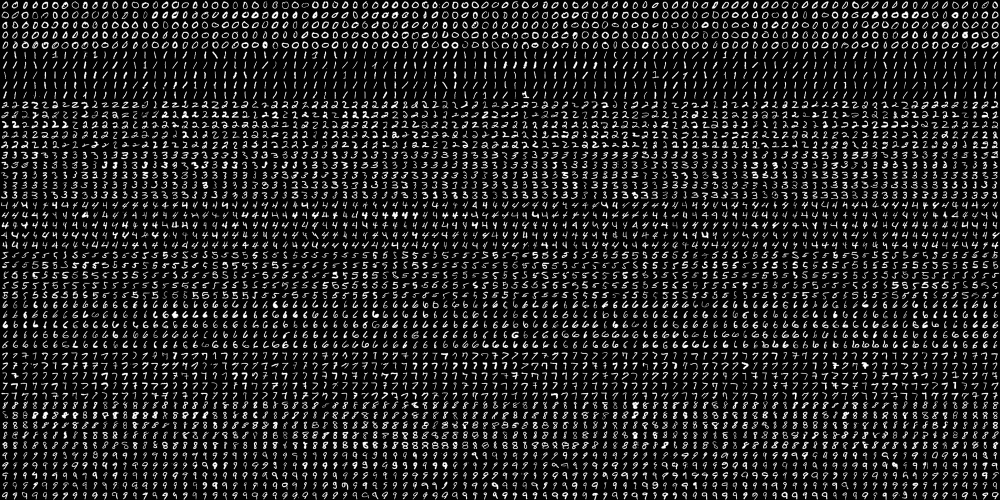
#> input picture 02code/01test/img/digits.png, 2000 x 1000 px (shown at 1/2 size)
$ jupyter execute --allow-errors 20opencv01_mnist.ipynb
#> lines starting #> are read from the running program, lines starting #| are printed output that depends on the picture; after the words box and inside, x2 and y2 are one past the last pixel; in counts of white or black regions, pixels touching at a corner belong together
[cell 1]
import cv2
import numpy as np
from sklearn.model_selection import train_test_split
import tensorflow as tf
from tensorflow import keras

# 데이터 로드
img = cv2.imread('img/digits.png', cv2.IMREAD_GRAYSCALE)
#> img is the input picture: shape (1000, 2000); min 0, max 255, mean 33.8
print(img.shape)
#| (1000, 2000)
cells = [np.hsplit(row, 100) for row in np.vsplit(img, 50)]
#> cells = 50 items
x = np.array(cells)

# CNN용: (5000, 20, 20, 1) 로 reshape + 정규화
X = x.reshape(-1, 20, 20, 1).astype(np.float32) / 255.0
y = np.repeat(np.arange(10), 500)
print(X.shape)
#| (5000, 20, 20, 1)

train_X, test_X, train_y, test_y = train_test_split(X, y, test_size=0.3, random_state=42)
#> train_y = 3500 values, max 9 at index 8, min 0 at index 5, mean 4.53; test_y = 1500 values, max 9 at index 24, min 0 at index 5, mean 4.43

# CNN 모델
#> (the rest of this cell did not finish here and is left out)

[cell 2]
import cv2
import numpy as np

# 1. 이미지 읽기
img = cv2.imread("img/numbers.jpg")
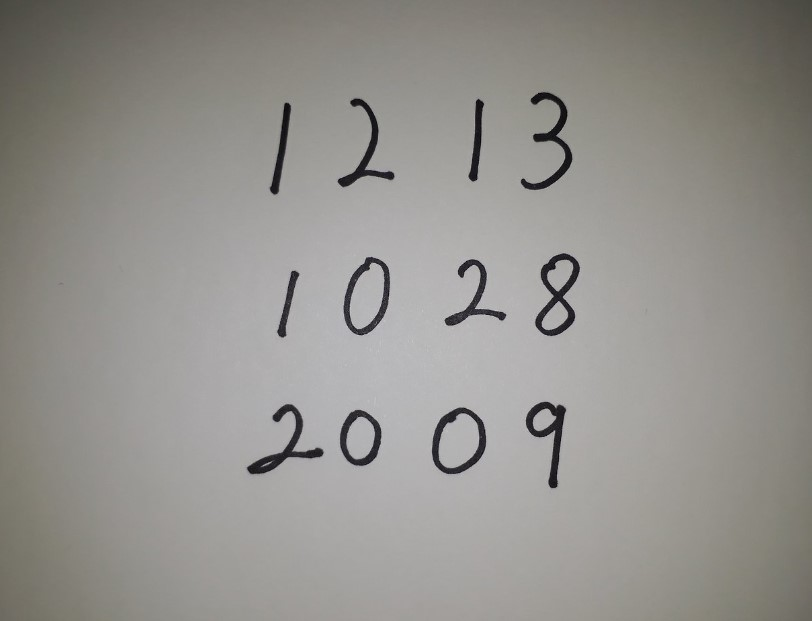
#> input picture 02code/01test/img/numbers.jpg, 812 x 621 px
#> img is the input picture: shape (621, 812, 3); mean B, G, R 141.3, 145.6, 147.6

# 2. 컬러 → 흑백
g_img = cv2.cvtColor(img, cv2.COLOR_BGR2GRAY)

# blur 적용
g_img = cv2.medianBlur(g_img,5)


# 3. 이진화 (적응형)
bin_img = cv2.adaptiveThreshold(
    g_img, 255,
    cv2.ADAPTIVE_THRESH_GAUSSIAN_C,
    cv2.THRESH_BINARY_INV,
    11, 2
)
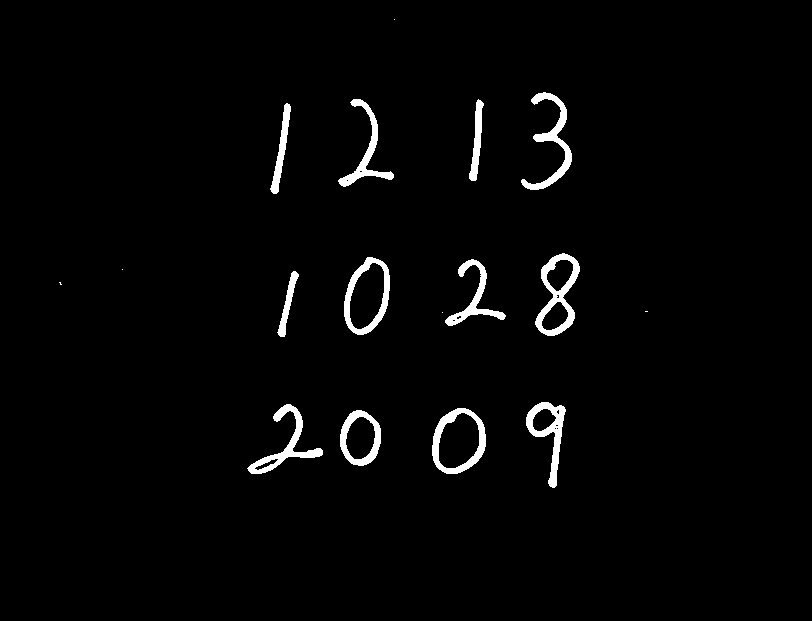
#> bin_img: shape (621, 812); 2.2% white; 17 white regions (5 under 20 px), largest, box (x1, y1, x2, y2) and area: (535, 253, 580, 336) 1297, (521, 92, 572, 190) 1191, (247, 404, 323, 474) 1139


# 3. 이진화 (적응형)
# thr, bin_img = cv2.threshold(g_img, 110, 255, cv2.THRESH_BINARY_INV)


# 몰핀
kernel = np.ones((2,2), np.uint8)
bin_img = cv2.morphologyEx(bin_img, cv2.MORPH_OPEN, kernel)
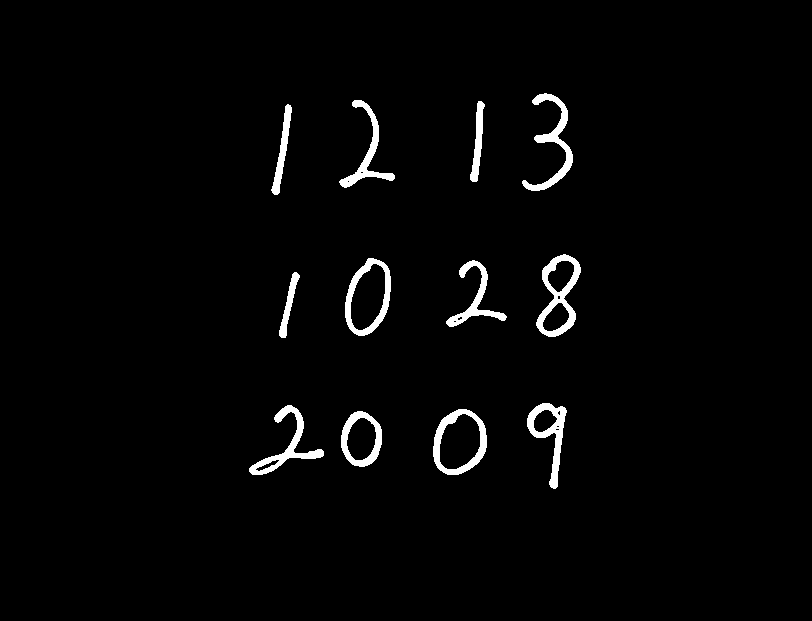
#> bin_img: shape (621, 812); 2.2% white; 12 white regions


# 4. 컨투어 찾기
contours, hierarchy = cv2.findContours(
    bin_img,
    cv2.RETR_EXTERNAL,
    cv2.CHAIN_APPROX_SIMPLE
)
#> contours = 12 contours; largest, box (x1, y1, x2, y2) and area: (433, 409, 487, 475) 2704, (345, 258, 391, 336) 2603, (536, 254, 581, 337) 2196, (341, 411, 382, 467) 1727, (527, 403, 567, 489) 1349

h, w = bin_img.shape[:2]
#> h = 621; w = 812

#> (the rest of this cell did not finish here and is left out)
